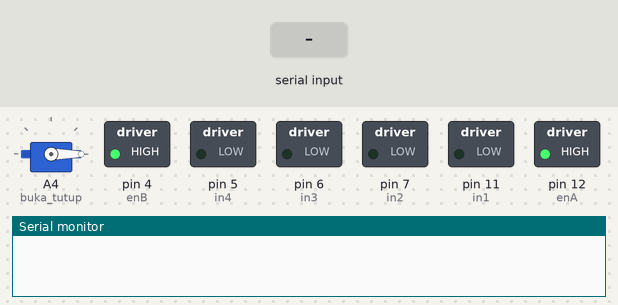
Bench run of a sketch on a simulated Arduino Uno, built with avr-gcc and run on an emulated ATmega328P. Shown: servo, switched loads named in the sketch (green lamp = pin HIGH), the last lines printed to the serial monitor. The test bench sets the inputs (shaded band).

Above: at 1.2 s.
1.3 s: "1" received over the second serial link
At 2.2 s:
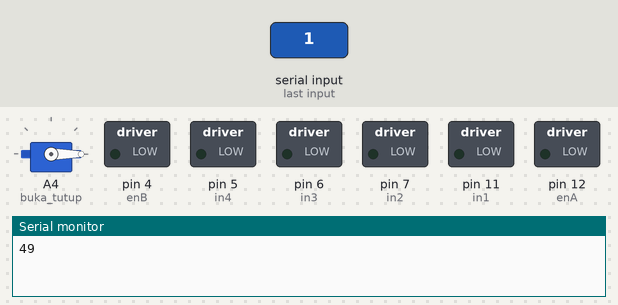
Timing chart, 0 to 4.3 s (numbered marks = the images above; inputs shaded):
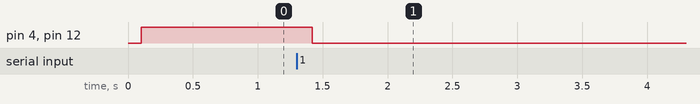

Measured:
- after the input at 1.3 s, pin 4 (enB), pin 12 (enA): HIGH → LOW after 0.12 s

The sketch:

ROBOT_MOBILE_VIA_ANDROID.ino
```cpp
//==========================================
// UNTUK RANGKAIAN PINYA CEK AJA DI BAWAH SUDAH JELAS UNTUK PIN-PINNYA.
// PIN DRIVER MOTOR
// EN A PIN 10
// IN1 PIN 9
// IN2 PIN 8
// IN3 PIN 7
// IN4 PIN 6
// EN B PIN 5

// PIN SENSOR ULTRASONIK
// ECHO PIN A2
// TRIGER A3

// PIN SENSOR PHOTODIODA
// SENSOR KANAN PINA0
// SENSOR KIRI PIN A1

// PIN SERVO
// SERVO PIN A4

// PIN BLUETOOTH
// RX BL PIN 2
// TX BL PIN 3

#include <SoftwareSerial.h>
#include <Servo.h>
Servo buka_tutup;
SoftwareSerial BT_Serial(2, 3); // RX, TX

#define enA 12//Enable1 L298 Pin enA
#define in1 11 //Motor1  L298 Pin in1
#define in2 7 //Motor1  L298 Pin in1
#define in3 6 //Motor2  L298 Pin in1
#define in4 5 //Motor2  L298 Pin in1
#define enB 4 //Enable2 L298 Pin enB

#define sensor_kanan A0 //ir sensor Right
#define sensor_kiri A1 //ir sensor Left

#define echo A2    //Echo pin
#define trigger A3 //Trigger pin

int distance_L, distance_F = 30, distance_R;
//long distance;
int set = 20;

int bt_ir_data;
int Speed = 130;
int mode=0;


void setup(){

pinMode(sensor_kanan, INPUT);
pinMode(sensor_kiri, INPUT);

pinMode(echo, INPUT );
pinMode(trigger, OUTPUT);

pinMode(enA, OUTPUT);
pinMode(in1, OUTPUT);
pinMode(in2, OUTPUT);
pinMode(in3, OUTPUT);
pinMode(in4, OUTPUT);
pinMode(enB, OUTPUT);
pinMode(12, OUTPUT);

buka_tutup.attach(A4);
buka_tutup.write(0);

Serial.begin(9600);
BT_Serial.begin(9600);
}

void loop(){
 // ===========================================================
 //INI PROGRAM UNTUK BUKA TUTUP TONG SAMPAH
 //==========================================================


if(BT_Serial.available() > 0){
bt_ir_data = BT_Serial.read();
Serial.println(bt_ir_data);
if(bt_ir_data > 20){Speed = bt_ir_data;}
}

delay(100);

     if(bt_ir_data == 8){mode=0; Stop();}    //Mode menggunakan Aplikasi Android dengan Manual
else if(bt_ir_data == 9){mode=1; Speed=130;} //Ini perintah untuk robot line follower pengikut garis


analogWrite(enA, Speed);
analogWrite(enB, Speed);

if(mode==0){
//===============================================================================
//                          INI PROGRAM PERINTAH TOMBOL
//===============================================================================
     if(bt_ir_data == 1){maju(); } // jika bt_data adalah '1' motor DC akan maju
else if(bt_ir_data == 2){mundur();}// jika bt_data adalah '2' motor akan Mundur
else if(bt_ir_data == 3){kiri();}  // jika bt_data '3' motor akan belok kiri
else if(bt_ir_data == 4){kanan();} // jika bt_data '4' motor akan belok kanan
else if(bt_ir_data == 5){Stop(); } // jika bt_data '5' motor akan Berhenti


else if(bt_ir_data == 6){kiri();  delay(400);  bt_ir_data = 5;}
else if(bt_ir_data == 7){kanan(); delay(400);  bt_ir_data = 5;}
}

if(mode==1){
//====================================================================================================
//                         INI PROGRAM UNTUK LINE FOLLOWER BERJALAN DI ATAS JALAN HITAM DAN PUTIH
//===============================================================================   =================
if((digitalRead(sensor_kanan) == 0)&&(digitalRead(sensor_kiri) == 0)){maju();}
if((digitalRead(sensor_kanan) == 1)&&(digitalRead(sensor_kiri) == 0)){kanan();}
if((digitalRead(sensor_kanan) == 0)&&(digitalRead(sensor_kiri) == 1)){kiri();}
if((digitalRead(sensor_kanan) == 1)&&(digitalRead(sensor_kiri) == 1)){Stop();}
}

delay(10);
}

void maju(){
digitalWrite(in1, HIGH);
digitalWrite(in2, LOW);
digitalWrite(in3, LOW);
digitalWrite(in4, HIGH);
}

void mundur(){
digitalWrite(in1, LOW);
digitalWrite(in2, HIGH);
digitalWrite(in3, HIGH);
digitalWrite(in4, LOW);
}

void kanan(){
digitalWrite(in1, LOW);
digitalWrite(in2, HIGH);
digitalWrite(in3, LOW);
digitalWrite(in4, HIGH);
}

void kiri(){
digitalWrite(in1, HIGH);
digitalWrite(in2, LOW);
digitalWrite(in3, HIGH);
digitalWrite(in4, LOW);
}

void Stop(){
digitalWrite(in1, LOW);
digitalWrite(in2, LOW);
digitalWrite(in3, LOW);
digitalWrite(in4, LOW);
}
```
